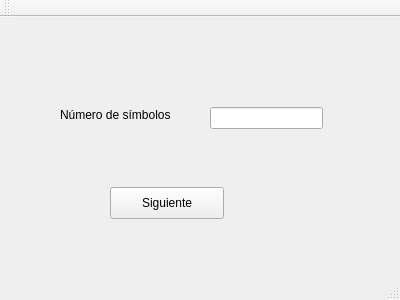
<?xml version="1.0" encoding="UTF-8"?>
<ui version="4.0">
 <class>vent_inic</class>
 <widget class="QMainWindow" name="vent_inic">
  <property name="geometry">
   <rect>
    <x>0</x>
    <y>0</y>
    <width>400</width>
    <height>300</height>
   </rect>
  </property>
  <property name="windowTitle">
   <string>Práctica 3 - Num. Símbolos</string>
  </property>
  <widget class="QWidget" name="centralWidget">
   <widget class="QLineEdit" name="lineEdit">
    <property name="geometry">
     <rect>
      <x>210</x>
      <y>90</y>
      <width>113</width>
      <height>22</height>
     </rect>
    </property>
   </widget>
   <widget class="QLabel" name="label">
    <property name="geometry">
     <rect>
      <x>60</x>
      <y>90</y>
      <width>131</width>
      <height>16</height>
     </rect>
    </property>
    <property name="text">
     <string>Número de símbolos</string>
    </property>
   </widget>
   <widget class="QPushButton" name="pushButton">
    <property name="geometry">
     <rect>
      <x>110</x>
      <y>170</y>
      <width>114</width>
      <height>32</height>
     </rect>
    </property>
    <property name="text">
     <string>Siguiente</string>
    </property>
   </widget>
  </widget>
  <widget class="QMenuBar" name="menuBar">
   <property name="geometry">
    <rect>
     <x>0</x>
     <y>0</y>
     <width>400</width>
     <height>21</height>
    </rect>
   </property>
  </widget>
  <widget class="QToolBar" name="mainToolBar">
   <attribute name="toolBarArea">
    <enum>TopToolBarArea</enum>
   </attribute>
   <attribute name="toolBarBreak">
    <bool>false</bool>
   </attribute>
  </widget>
  <widget class="QStatusBar" name="statusBar"/>
 </widget>
 <layoutdefault spacing="6" margin="11"/>
 <resources/>
 <connections/>
</ui>
